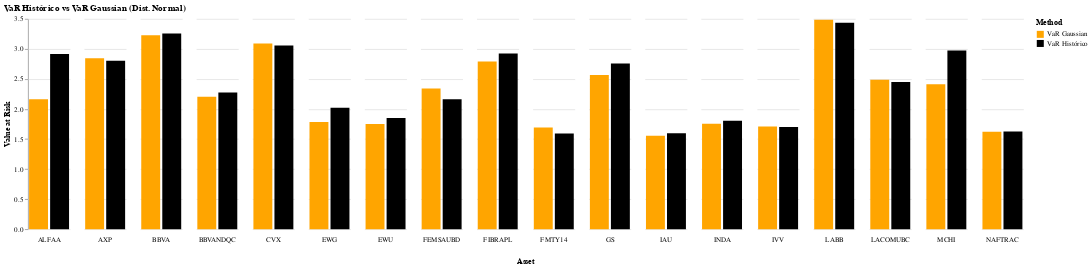

Notebook code cell kept with this figure:
### Code cell
blpor.compare_var_vargaus(var, var_gaus)

### Figure 1 — Vega-Lite specification as saved in the notebook (floating-point values rounded to 4 significant figures)
{"config": {"view": {"continuousWidth": 300, "continuousHeight": 300, "stroke": null}, "header": {"labelOrient": "bottom", "titleOrient": "bottom"}}, "data": {"name": "data-024bfeb7748a5a33be7f3f0ad0107f13"}, "mark": {"type": "bar"}, "encoding": {"color": {"field": "Method", "scale": {"range": ["orange", "black"]}, "type": "nominal"}, "column": {"field": "index", "header": {"labelOrient": "bottom", "titleOrient": "bottom"}, "title": "Asset", "type": "nominal"}, "tooltip": [{"field": "index", "type": "nominal"}, {"field": "Method", "type": "nominal"}, {"field": "Return", "type": "quantitative"}], "x": {"axis": null, "field": "Method", "type": "nominal"}, "y": {"field": "Return", "title": "Value at Risk", "type": "quantitative"}}, "height": 300, "title": "VaR Histórico vs VaR Gaussian (Dist. Normal)", "width": 60, "$schema": "https://vega.github.io/schema/vega-lite/v5.20.1.json", "datasets": {"data-024bfeb7748a5a33be7f3f0ad0107f13": [{"index": "FEMSAUBD", "Method": "VaR Histórico", "Return": 2.162}, {"index": "ALFAA", "Method": "VaR Histórico", "Return": 2.916}, {"index": "FIBRAPL", "Method": "VaR Histórico", "Return": 2.923}, {"index": "CVX", "Method": "VaR Histórico", "Return": 3.06}, {"index": "INDA", "Method": "VaR Histórico", "Return": 1.807}, {"index": "EWU", "Method": "VaR Histórico", "Return": 1.852}, {"index": "GS", "Method": "VaR Histórico", "Return": 2.757}, {"index": "IVV", "Method": "VaR Histórico", "Return": 1.7}, {"index": "AXP", "Method": "VaR Histórico", "Return": 2.802}, {"index": "MCHI", "Method": "VaR Histórico", "Return": 2.974}, {"index": "IAU", "Method": "VaR Histórico", "Return": 1.596}, {"index": "LABB", "Method": "VaR Histórico", "Return": 3.436}, {"index": "LACOMUBC", "Method": "VaR Histórico", "Return": 2.451}, {"index": "FMTY14", "Method": "VaR Histórico", "Return": 1.595}, {"index": "BBVA", "Method": "VaR Histórico", "Return": 3.259}, {"index": "NAFTRAC", "Method": "VaR Histórico", "Return": 1.626}, {"index": "EWG", "Method": "VaR Histórico", "Return": 2.023}, {"index": "BBVANDQC ", "Method": "VaR Histórico", "Return": 2.277}, {"index": "FEMSAUBD", "Method": "VaR Gaussian", "Return": 2.343}, {"index": "ALFAA", "Method": "VaR Gaussian", "Return": 2.165}, {"index": "FIBRAPL", "Method": "VaR Gaussian", "Return": 2.793}, {"index": "CVX", "Method": "VaR Gaussian", "Return": 3.09}, {"index": "INDA", "Method": "VaR Gaussian", "Return": 1.754}, {"index": "EWU", "Method": "VaR Gaussian", "Return": 1.752}, {"index": "GS", "Method": "VaR Gaussian", "Return": 2.568}, {"index": "IVV", "Method": "VaR Gaussian", "Return": 1.71}, {"index": "AXP", "Method": "VaR Gaussian", "Return": 2.846}, {"index": "MCHI", "Method": "VaR Gaussian", "Return": 2.411}, {"index": "IAU", "Method": "VaR Gaussian", "Return": 1.555}, {"index": "LABB", "Method": "VaR Gaussian", "Return": 3.488}, {"index": "LACOMUBC", "Method": "VaR Gaussian", "Return": 2.486}, {"index": "FMTY14", "Method": "VaR Gaussian", "Return": 1.692}, {"index": "BBVA", "Method": "VaR Gaussian", "Return": 3.23}, {"index": "NAFTRAC", "Method": "VaR Gaussian", "Return": 1.624}, {"index": "EWG", "Method": "VaR Gaussian", "Return": 1.783}, {"index": "BBVANDQC ", "Method": "VaR Gaussian", "Return": 2.206}]}}
